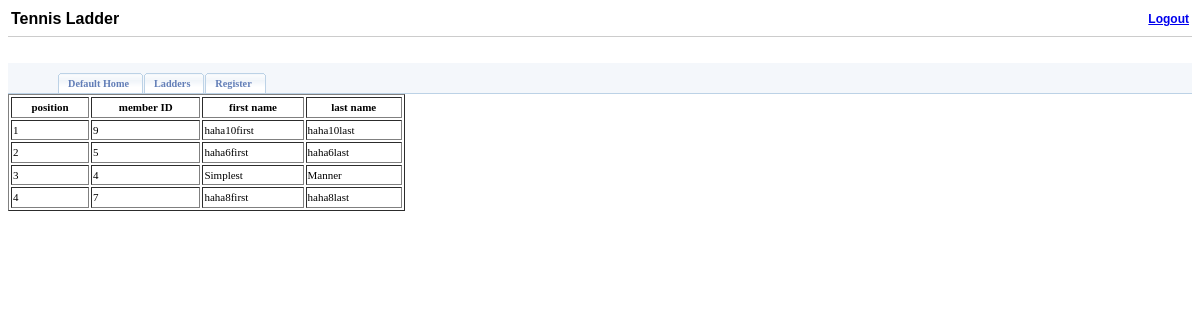
The app's page /learning/showladder.php?id=1 with its own data.
### tables this page shows
CREATE TABLE IF NOT EXISTS `ladderusers` (
  `ulid` int(11) NOT NULL auto_increment,
  `firstuserid` int(11) NOT NULL,
  `partnerid` int(11) default NULL,
  `ladderID` int(11) NOT NULL,
  `afterwhich` int(11) NOT NULL,
  PRIMARY KEY  (`ulid`)
);

CREATE TABLE IF NOT EXISTS `users` (
  `recordID` int(11) NOT NULL auto_increment,
  `member_ID` int(11) NOT NULL,
  `first_Name` varchar(32) NOT NULL,
  `last_Name` varchar(32) NOT NULL,
  `phone` char(10) NOT NULL,
  `address` varchar(50) NOT NULL,
  `usrStatus` tinyint(4) NOT NULL,
  `pwd` char(40) NOT NULL,
  `email` varchar(32) NOT NULL,
  PRIMARY KEY  (`recordID`),
  UNIQUE KEY `uniqueuser` (`member_ID`,`first_Name`)
);

### learning/showLadder.php (the view, shortened to what this page needs)
<?php require_once 'init.php';
include "header.inc.php";
$idToShow=intval($_GET['id']);
$resultLadder=mysql_query("select ladderID, type from ladders where ladderID=$idToShow", $db) or die("failed to select ladders");
if($row = mysql_fetch_array($resultLadder)){
	$ladderType=$row[1];
}else{
	die("ladder doesn't exist");
}
    $userList = array();
if($ladderType==TYPE_SINGLE || $ladderType==TYPE_DOUBLEWO) {
	$query="SELECT ulid,afterwhich,recordID,first_Name,last_Name from ladderusers,users where firstuserid=recordID and ladderID=$idToShow";
    $result=mysql_query($query) or die("failed to select");
    while($row = mysql_fetch_array($result)){
       $userList[$row['afterwhich']]=array('ulid'=>$row['ulid'],'after'=>$row['afterwhich'],'recordID'=>$row['recordID'],'first_Name'=>$row['first_Name'],'last_Name'=>$row['last_Name']);
    }
}
    $sortedUserList=array();
    $sortedUserList[0]=$userList[0];
    $nextOne=$userList[$userList[0]['ulid']];
    $counter=1;
    while(isset($nextOne)){
        $sortedUserList[$counter]=$nextOne;
        $nextOne=$userList[$sortedUserList[$counter]['ulid']];
        $counter++;
    }
?>
<table width="397" border="1">
<?php if($ladderType==TYPE_SINGLE || $ladderType==TYPE_DOUBLEWO){
echo <<<BAR
  <tr>
    <th scope="col">position</th>
    <th scope="col">member ID</th>
    <th scope="col">first name</th>
    <th scope="col">last name</th>
  </tr>
BAR;
}
?>
<?php
	$counter=1;
	foreach($sortedUserList as $row){
		echo '<tr>';
		echo "<td>".$counter."</td>";
		echo '<td>'.$row['recordID'].'</td>';
		echo '<td>'.$row['first_Name'].'</td>';
		echo '<td>'.$row['last_Name'].'</td>';
		echo '</tr>';
		$counter++;
	}
?>
</table>
<?php include 'footer.inc.php' ?>

### learning/style.css (style rules this page uses)
body { font: 11px/1.5em Verdana; }

### records on screen
ladderusers: users.recordID "9", users.first_Name "haha10first", users.last_Name "haha10last"
ladderusers: users.recordID "5", users.first_Name "haha6first", users.last_Name "haha6last"
ladderusers: users.recordID "4", users.first_Name "Simplest", users.last_Name "Manner"
ladderusers: users.recordID "7", users.first_Name "haha8first", users.last_Name "haha8last"
